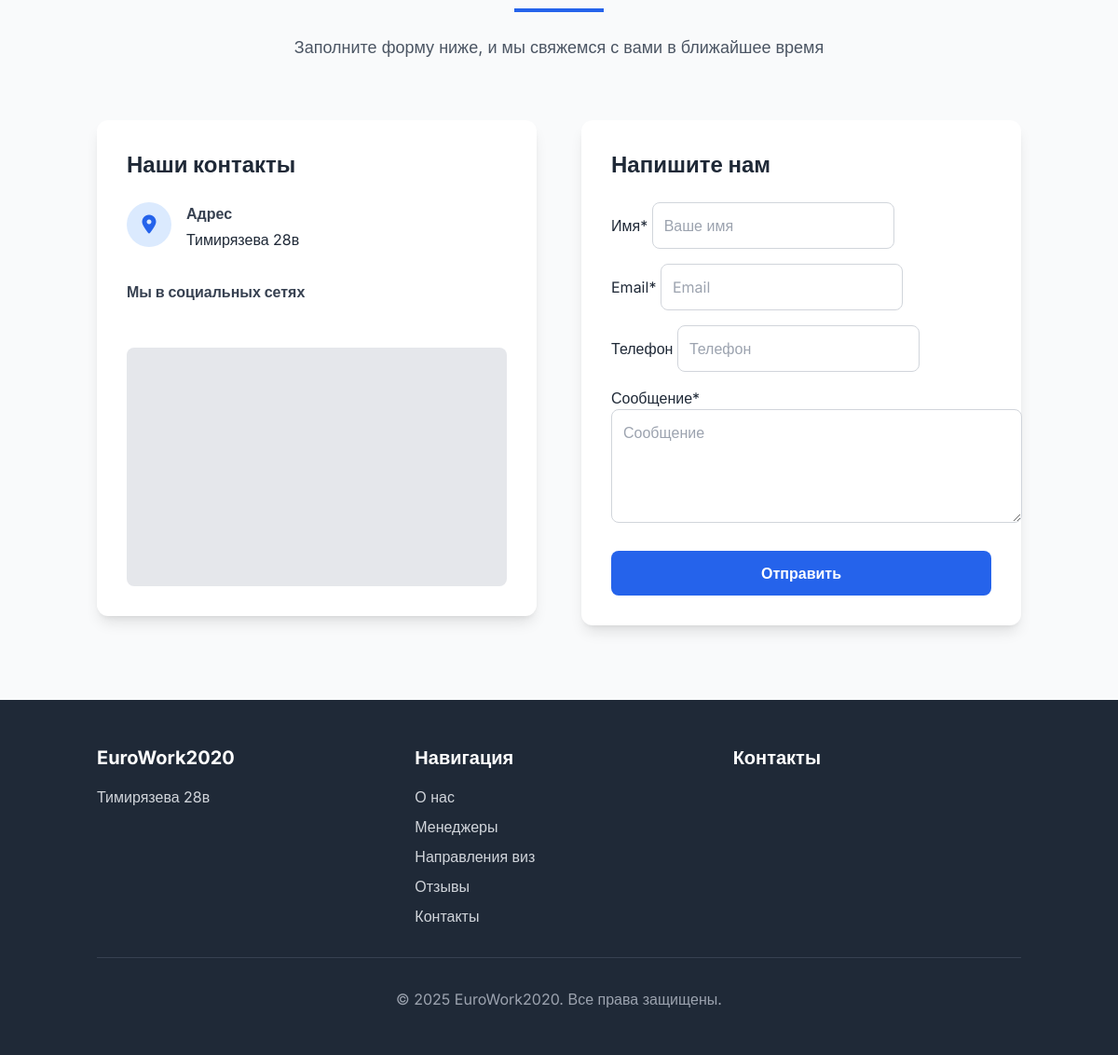
Before: / (lower part) with the older database file.
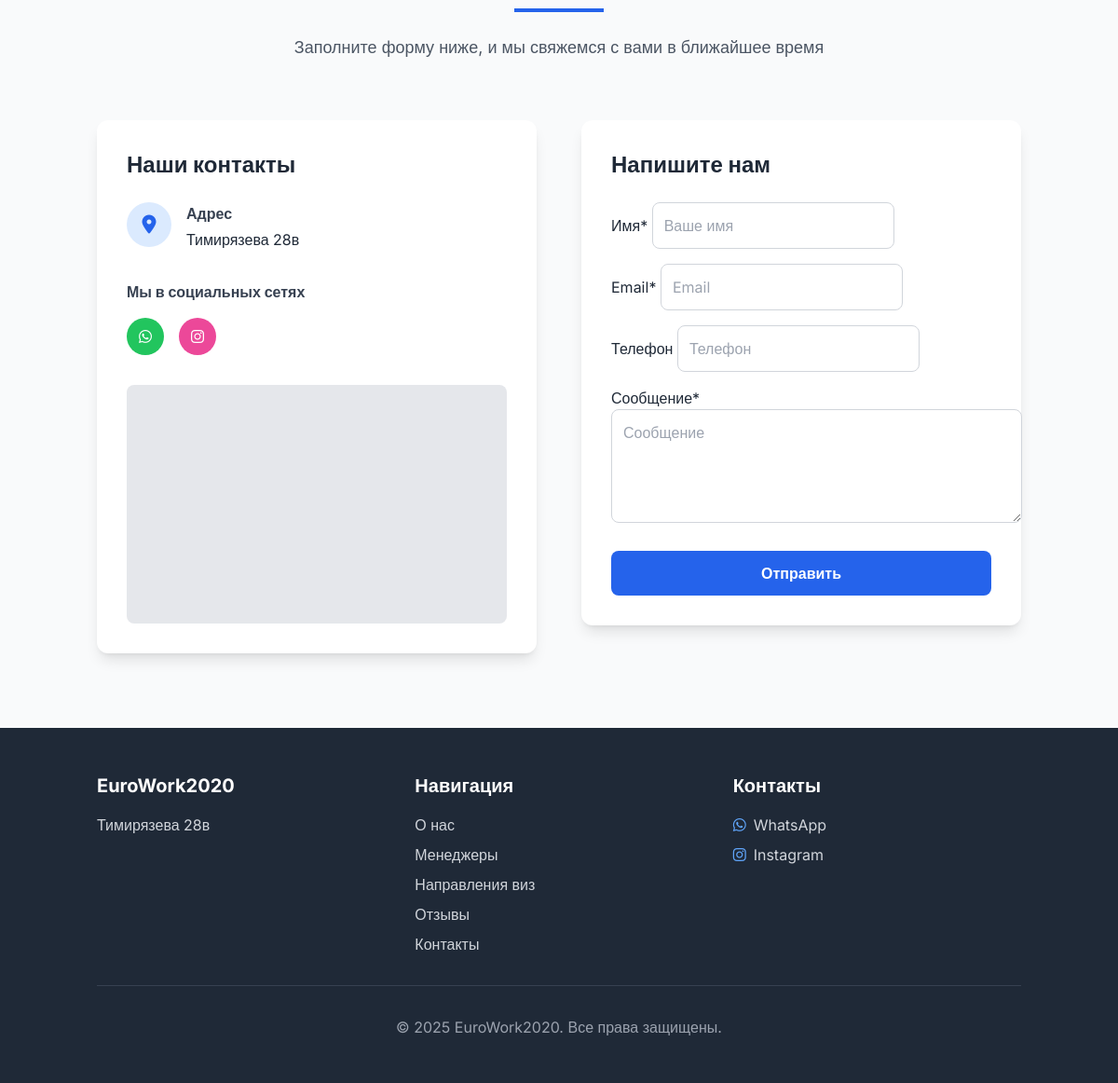
After: the same page with the newer database file.
### landing/views.py (the view, shortened to what this page needs)
# urls.py: path('', views.HomeView.as_view(), name='home'),
class HomeView(FormView):
    template_name = 'landing/index.html'
    form_class = ContactForm
    success_url = reverse_lazy('landing:home')
    def get_context_data(self, **kwargs):
        context = super().get_context_data(**kwargs)
        config, created = SiteConfiguration.objects.get_or_create()
        context.update({
            'site_config': config,
            'managers': Manager.objects.all(),
            'visa_directions': VisaDirection.objects.all(),
            'testimonials': Testimonial.objects.filter(is_active=True),
        })
        return context

### landing/templates/landing/index.html (shortened to what this page needs)
{% extends 'landing/base.html' %}
{% load i18n %}
{% load static %}
{% load crispy_forms_tags %}
{% block content %}
    {% include 'landing/components/contact.html' %}
{% endblock %}

### landing/templates/landing/base.html (shortened to what this page needs)
{% load static %}
{% load i18n %}
<!DOCTYPE html>
<html lang="{{ LANGUAGE_CODE }}" class="scroll-smooth">
<head>
    <script src="https://cdn.tailwindcss.com"></script>
    <link rel="stylesheet" href="https://cdnjs.cloudflare.com/ajax/libs/font-awesome/6.4.0/css/all.min.css">
</head>
<body class="bg-gray-50 text-gray-800">
    {% get_available_languages as LANGUAGES %}
    <main class="mt-16">
        {% block content %}{% endblock %}
    </main>
    <footer class="bg-gray-800 text-white py-12">
        <div class="container mx-auto px-4">
            <div class="grid grid-cols-1 md:grid-cols-3 gap-8">
                <div>
                    <h3 class="text-xl font-bold mb-4">{{ site_config.site_name }}</h3>
                    <p class="text-gray-300">{{ site_config.address }}</p>
                </div>
                <div>
                    <h3 class="text-xl font-bold mb-4">{% trans "Навигация" %}</h3>
                    <ul class="space-y-2">
                        <li><a href="#about" class="text-gray-300 hover:text-white transition-colors">{% trans "О нас" %}</a></li>
                        <li><a href="#managers" class="text-gray-300 hover:text-white transition-colors">{% trans "Менеджеры" %}</a></li>
                        <li><a href="#visa-directions" class="text-gray-300 hover:text-white transition-colors">{% trans "Направления виз" %}</a></li>
                        <li><a href="#testimonials" class="text-gray-300 hover:text-white transition-colors">{% trans "Отзывы" %}</a></li>
                        <li><a href="#contact" class="text-gray-300 hover:text-white transition-colors">{% trans "Контакты" %}</a></li>
                    </ul>
                </div>
                <div>
                    <h3 class="text-xl font-bold mb-4">{% trans "Контакты" %}</h3>
                    <ul class="space-y-2">
                        {% if site_config.whatsapp %}
                        <li class="flex items-center space-x-2">
                            <i class="fab fa-whatsapp text-blue-400"></i>
                            <a href="https://wa.me/{{ site_config.whatsapp }}" target="_blank" class="text-gray-300 hover:text-white transition-colors">WhatsApp</a>
                        </li>
                        {% endif %}
                        {% if site_config.instagram %}
                        <li class="flex items-center space-x-2">
                            <i class="fab fa-instagram text-blue-400"></i>
                            <a href="https://instagram.com/{{ site_config.instagram }}" target="_blank" class="text-gray-300 hover:text-white transition-colors">Instagram</a>
                        </li>
                        {% endif %}
                    </ul>
                </div>
            </div>
            <div class="border-t border-gray-700 mt-8 pt-8 text-center text-gray-400">
                <p>&copy; {% now "Y" %} {{ site_config.site_name }}. {% trans "Все права защищены." %}</p>
            </div>
        </div>
    </footer>
</body>
</html>

### landing/templates/landing/components/contact.html (shortened to what this page needs)
{% load i18n %}
{% load static %}
{% load crispy_forms_tags %}
<section id="contact" class="py-20 bg-gray-50">
    <div class="container mx-auto px-4">
        <div class="text-center mb-16">
            <div class="w-24 h-1 bg-blue-600 mx-auto mb-6"></div>
            <p class="text-gray-600 max-w-3xl mx-auto text-lg">
                {% trans "Заполните форму ниже, и мы свяжемся с вами в ближайшее время" %}
            </p>
        </div>
        <div class="grid grid-cols-1 md:grid-cols-2 gap-12 items-start">
            <div class="fade-in">
                <div class="bg-white shadow-lg rounded-xl p-8">
                    <h3 class="text-2xl font-bold mb-6 text-gray-800">{% trans "Наши контакты" %}</h3>
                    <div class="space-y-6">
                        {% if site_config.address %}
                        <div class="flex items-start">
                            <div class="bg-blue-100 text-blue-600 w-12 h-12 rounded-full flex items-center justify-center mr-4 shrink-0">
                                <i class="fas fa-map-marker-alt text-xl"></i>
                            </div>
                            <div>
                                <p class="font-bold mb-1 text-gray-700">{% trans "Адрес" %}</p>
                                <p class="text-gray-600">{{ site_config.address|linebreaks }}</p>
                            </div>
                        </div>
                        {% endif %}
                    </div>
                    <div class="mt-8">
                        <p class="font-bold mb-4 text-gray-700">{% trans "Мы в социальных сетях" %}</p>
                        <div class="flex space-x-4">
                            {% if site_config.whatsapp %}
                            <a href="https://wa.me/{{ site_config.whatsapp }}" target="_blank" class="bg-green-500 hover:bg-green-600 text-white w-10 h-10 rounded-full flex items-center justify-center transition-colors">
                                <i class="fab fa-whatsapp"></i>
                            </a>
                            {% endif %}
                            {% if site_config.instagram %}
                            <a href="https://instagram.com/{{ site_config.instagram }}" target="_blank" class="bg-pink-500 hover:bg-pink-600 text-white w-10 h-10 rounded-full flex items-center justify-center transition-colors">
                                <i class="fab fa-instagram"></i>
                            </a>
                            {% endif %}
                        </div>
                    </div>
                    <div class="mt-8 rounded-lg overflow-hidden h-64 bg-gray-200">
                        <iframe src="https://www.google.com/maps/embed?pb=!1m18!1m12!1m3!1d2907.471326359132!2d76.9302127!3d43.2296497!2m3!1f0!2f0!3f0!3m2!1i1024!2i768!4f13.1!3m3!1m2!1s0x38836f270a2b0383%3A0x7263c18aafe51bc3!2z0KLQtdGB0YLQvtCy0YHQutCw0Y8gMjhWLCDQmtC-0LvRjNC90YvQuSDQv9C10YDQtdC90LjRjw!5e0!3m2!1sru!2skz!4v1714147905055!5m2!1sru!2skz"
                            width="100%"
                            height="100%"
                            style="border:0;"
                            allowfullscreen=""
                            loading="lazy"
>
                        </iframe>
                    </div>
                </div>
            </div>
            <div class="fade-in">
                <div class="bg-white shadow-lg rounded-xl p-8">
                    <h3 class="text-2xl font-bold mb-6 text-gray-800">{% trans "Напишите нам" %}</h3>
                    <form method="post" action="{% url 'landing:home' %}#contact">
                        {% crispy form %}
                    </form>
                </div>
            </div>
        </div>
    </div>
</section>

Changed rows visible on the page:
changed SiteConfiguration "EuroWork2020": whatsapp empty → "+77714943295" (drawn); instagram empty → "@eurowork2020" (drawn)
Other visible differences:
text now shown: "WhatsApp Instagram"
